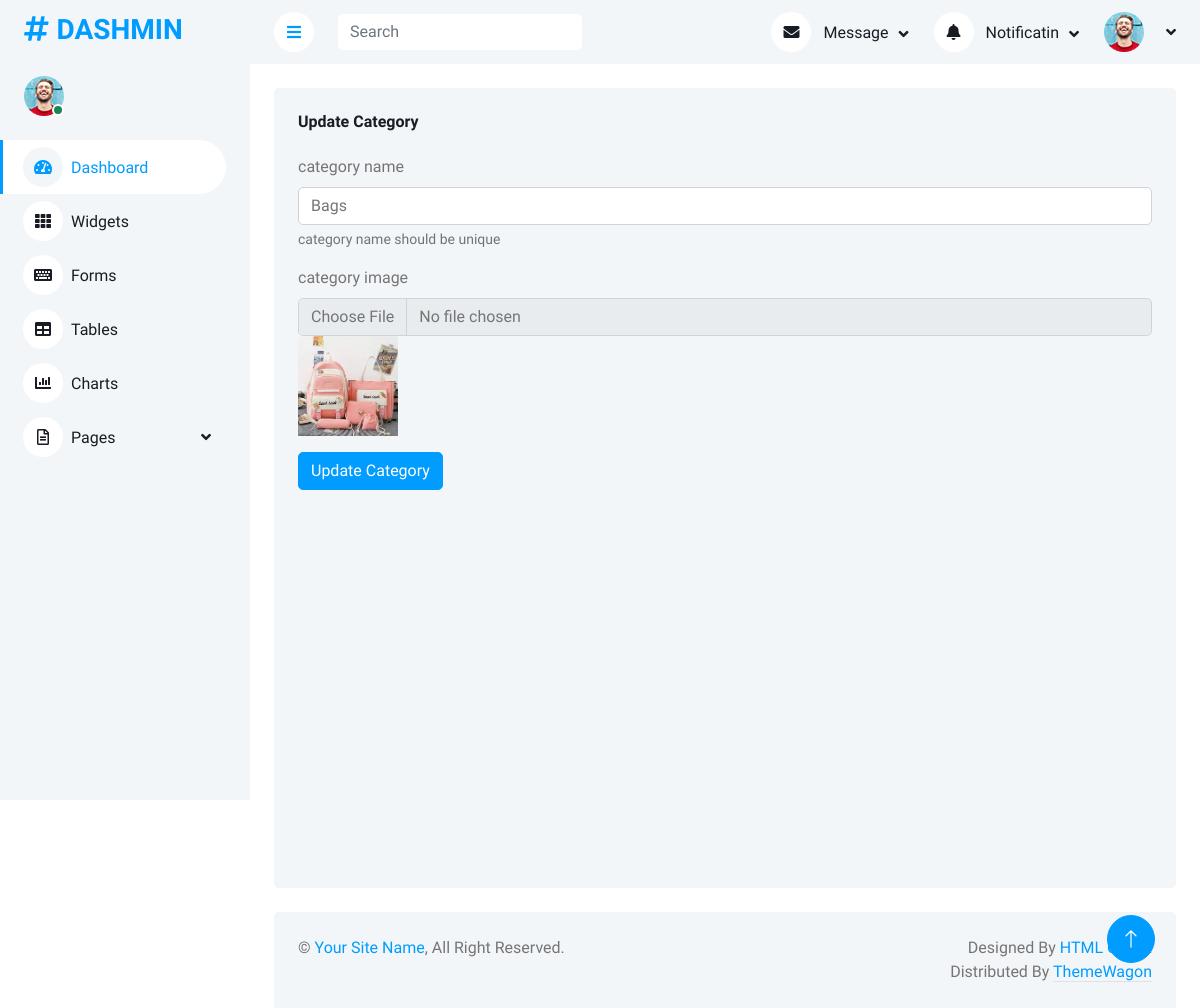
Page /updatecategory.php?catId=2 on the committed database.
### tables this page shows
CREATE TABLE `category` (
  `id` int(11) NOT NULL,
  `cat_name` varchar(250) NOT NULL,
  `cat_image` varchar(250) NOT NULL
);

### updatecategory.php (the view, shortened to what this page needs)
<?php
include('header.php');
if(isset($_GET['catId'])){
    $catId = $_GET['catId'];
    $query = $pdo ->prepare('select * from category where id = :cid');
    $query -> bindParam("cid",$catId);
    $query -> execute();
    $row = $query -> fetch(PDO::FETCH_ASSOC);
}
?>
<div class="container-fluid pt-4 px-4">
    <div class="row vh-100 bg-light rounded align-items-center justify-content-center mx-0">
        <div class="bg-light rounded h-100 p-4">
            <h6 class="mb-4 text-capitalize">Update category</h6>
            <form method="post" enctype="multipart/form-data">
                <div class="mb-3">
                    <label for="exampleInputEmail1" class="form-label">category name</label>
                    <input type="text" class="form-control" name="catName" value="<?php echo $row['cat_name']?>">
                    <div id="emailHelp" class="form-text">category name should be unique
                    </div>
                </div>
                <div class="mb-3">
                    <label for="exampleInputPassword1" class="form-label">category image</label>
                    <input type="file" class="form-control" name="catImage">
                    <img src="img/category/<?php echo $row ['cat_image']?>" width="100" alt="">
                </div>
                <button type="submit" class="btn btn-primary" name="updateCategory">Update Category</button>
            </form>
        </div>
    </div>
</div>
<?php
include('footer.php');
?>

### css/style.css (style rules this page uses)
:root { --primary: #009CFF; --light: #F3F6F9; --dark: #191C24; }
.btn { transition: .5s; }
.btn.btn-primary { color: #FFFFFF; }

### rows in the picture
category: catName "Bags", cat_image (picture)
